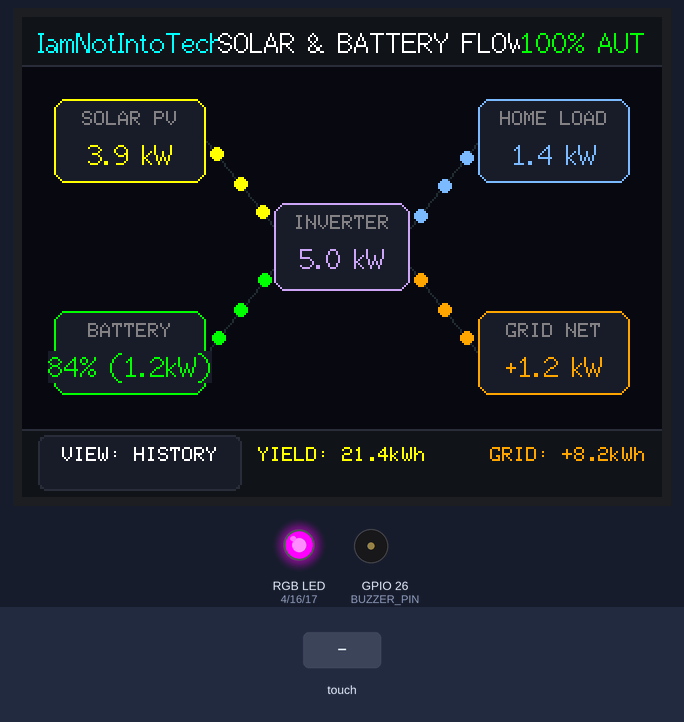
Bench run of a sketch on a simulated ESP32. Parts: 320×240 colour display, an RGB LED mixed from three pins (HIGH = lit), buzzer (waves = sounding). Inputs (shaded band) come from the test bench. Random numbers use the default seed unless the sketch sets one; pins used as bus, display or sensor lines are not drawn; what the sketch prints to the serial monitor is not drawn.

Above: at 1.5 s.
1.6 s: touch panel pressed at 13 % / 90 % of its raw x / y range
At 2.5 s:
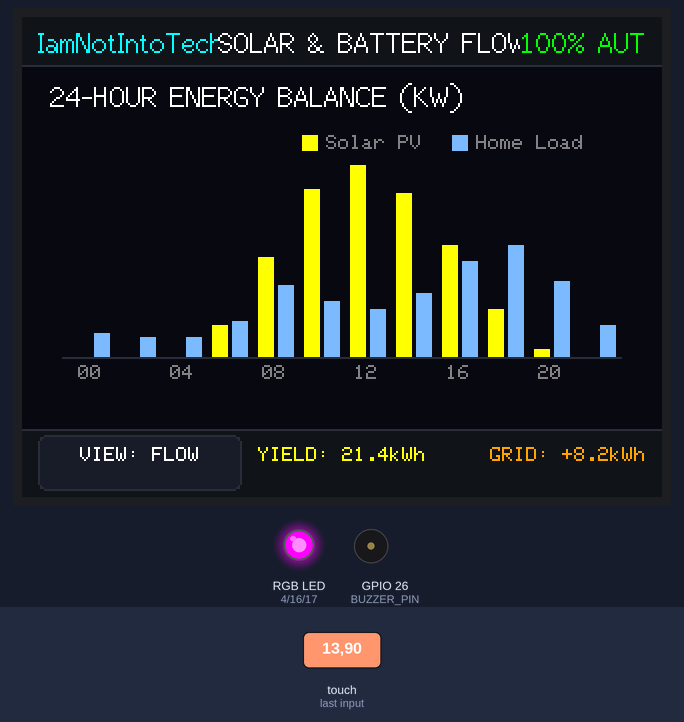
3.2 s: touch panel pressed at 38 % / 90 % of its raw x / y range
At 3.47 s:
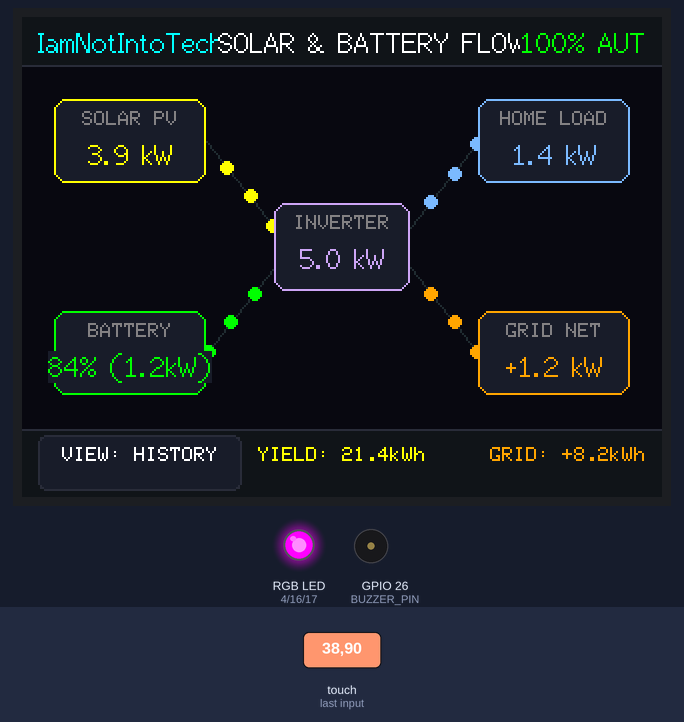
Timing chart, 0 to 6.2 s (numbered marks = the images above; inputs shaded):
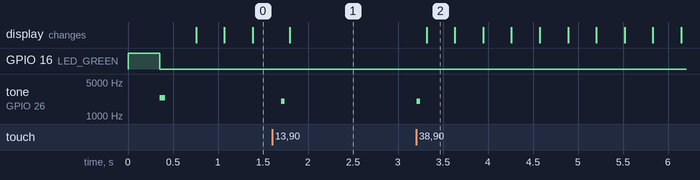

Measured:
- after the input at 1.6 s, tone on GPIO 26 (BUZZER_PIN): silent → 2000 Hz after 0.10 s, → silent 0.04 s later
- after the input at 3.2 s, tone on GPIO 26 (BUZZER_PIN): silent → 2000 Hz at once, → silent 0.04 s later; the display: changes after 0.12 s (image 2)

The sketch:

35-solar-energy-flow.ino
```cpp
/**
 * ☀️ Project 35: Solar & Battery Flow Dashboard
 *
 * Hardware: Elecrow CrowPanel 2.8" (ESP32-2432S028R)
 * Channel Branding: IamNotIntoTech (https://youtube.com/@IamNotIntoTech)
 * Author: Tushar Aggarwal (tushar2704)
 *
 * Features:
 * - Real-time animated energy flow topology (Solar PV -> Inverter -> Battery / Home Load / Grid).
 * - Continuous moving energy packet physics showing directional power routing.
 * - Dual view modes: Animated Topology Network and 24-Hour Energy Balance bar chart.
 * - Daily cumulative analytics: Solar Yield, Battery SoC %, Home Draw, and Grid Net.
 * - Active-low RGB status LED displaying grid self-sufficiency level in real-time.
 * - Calibrated non-inverted resistive touch controls with acoustic feedback clicks.
 */

#include <Arduino.h>
#include <SPI.h>
#include <TFT_eSPI.h>
#include <XPT2046_Touchscreen.h>

// Hardware Pin Definitions for Elecrow 2.8" CYD
#define TFT_BL_PIN    21
#define TOUCH_MOSI    32
#define TOUCH_MISO    39
#define TOUCH_CLK     25
#define TOUCH_CS      33
#define TOUCH_IRQ     36

#define LED_RED       4
#define LED_GREEN     16
#define LED_BLUE      17
#define BUZZER_PIN    26

SPIClass touchSPI = SPIClass(VSPI);
XPT2046_Touchscreen ts(TOUCH_CS);
TFT_eSPI tft = TFT_eSPI();

// UI Palette (16-bit 565)
#define COLOR_BG        0x0842 // Charcoal
#define COLOR_PANEL     0x10A3
#define COLOR_CARD      0x18E5
#define COLOR_CARD_BRD  0x2967
#define COLOR_TEXT      0xFFFF
#define COLOR_MUTED     0x8410
#define COLOR_SOLAR     0xFFE0 // Bright Yellow / Sun
#define COLOR_BATTERY   0x07E0 // Bright Green
#define COLOR_HOME      0x7DDF // Sky Blue
#define COLOR_GRID      0xFD20 // Orange
#define COLOR_INVERTER  0xCD3E // Mauve / Violet
#define COLOR_CYAN      0x07FF

// Real-Time Energy State (Simulated / MQTT Bridge ready)
int solarPowerW = 3850;
int homeLoadW = 1450;
int batteryPowerW = -1200; // Negative = Charging, Positive = Discharging
int batterySoC = 84;       // State of charge %
int gridPowerW = 1200;     // Positive = Exporting, Negative = Importing

float dailySolarKWh = 21.4;
float dailyExportKWh = 8.2;
float dailyHomeKWh = 12.6;

// 12-Interval 24H History (Every 2 hours)
float solarHist[12] = { 0.0, 0.0, 0.0, 0.8, 2.5, 4.2, 4.8, 4.1, 2.8, 1.2, 0.2, 0.0 };
float homeHist[12]  = { 0.6, 0.5, 0.5, 0.9, 1.8, 1.4, 1.2, 1.6, 2.4, 2.8, 1.9, 0.8 };

int currentView = 0; // 0 = Flow Diagram, 1 = 24H History
int animStep = 0;
unsigned long lastAnimTick = 0;
unsigned long lastSimTick = 0;
unsigned long lastTouchTime = 0;

void playBeep(int freq = 2000, int ms = 30) {
  tone(BUZZER_PIN, freq, ms);
}

void setRGB(bool r, bool g, bool b) {
  digitalWrite(LED_RED, r ? LOW : HIGH);
  digitalWrite(LED_GREEN, g ? LOW : HIGH);
  digitalWrite(LED_BLUE, b ? LOW : HIGH);
}

void updateSelfSufficiencyLED() {
  if (gridPowerW >= 0) {
    setRGB(false, true, false); // Green: 100% self-sufficient / exporting
  } else if (batteryPowerW > 0) {
    setRGB(true, true, false);  // Yellow/Amber: Supported by battery
  } else {
    setRGB(true, false, false); // Red: Dependent on grid imports
  }
}

void drawHeader() {
  tft.fillRect(0, 0, 320, 24, COLOR_PANEL);
  tft.drawFastHLine(0, 24, 320, COLOR_CARD_BRD);

  tft.setTextColor(COLOR_CYAN, COLOR_PANEL);
  tft.drawString("IamNotIntoTech", 8, 5, 2);

  tft.setTextColor(COLOR_TEXT, COLOR_PANEL);
  tft.drawCentreString("SOLAR & BATTERY FLOW", 175, 5, 2);

  // Self sufficiency percentage badge
  int sufficiency = constrain((int)(((float)(solarPowerW + max(0, batteryPowerW)) / homeLoadW) * 100.0), 0, 100);
  char sufBuf[16];
  snprintf(sufBuf, sizeof(sufBuf), "%d%% AUT", sufficiency);
  tft.setTextColor(COLOR_BATTERY, COLOR_PANEL);
  tft.drawRightString(sufBuf, 312, 5, 2);
}

void drawBottomBar() {
  tft.fillRect(0, 206, 320, 34, COLOR_PANEL);
  tft.drawFastHLine(0, 206, 320, COLOR_CARD_BRD);

  // Toggle View Button
  tft.fillRoundRect(8, 209, 102, 28, 4, COLOR_CARD);
  tft.drawRoundRect(8, 209, 102, 28, 4, COLOR_CARD_BRD);
  tft.setTextColor(COLOR_TEXT, COLOR_CARD);
  tft.drawCentreString(currentView == 0 ? "VIEW: HISTORY" : "VIEW: FLOW", 59, 215, 1);

  // Daily Solar stat
  char solBuf[24];
  snprintf(solBuf, sizeof(solBuf), "YIELD: %.1fkWh", dailySolarKWh);
  tft.setTextColor(COLOR_SOLAR, COLOR_PANEL);
  tft.drawString(solBuf, 118, 215, 1);

  // Net Grid stat
  char gridBuf[24];
  snprintf(gridBuf, sizeof(gridBuf), "GRID: +%.1fkWh", dailyExportKWh);
  tft.setTextColor(COLOR_GRID, COLOR_PANEL);
  tft.drawRightString(gridBuf, 312, 215, 1);
}

void drawFlowNode(int cx, int cy, int w, int h, const char* title, const char* valStr, uint16_t color) {
  int x = cx - w / 2;
  int y = cy - h / 2;
  tft.fillRoundRect(x, y, w, h, 6, COLOR_CARD);
  tft.drawRoundRect(x, y, w, h, 6, color);

  tft.setTextColor(COLOR_MUTED, COLOR_CARD);
  tft.setTextSize(1);
  tft.drawCentreString(title, cx, y + 6, 1);

  tft.setTextColor(color, COLOR_CARD);
  tft.drawCentreString(valStr, cx, y + 20, 2);
}

void drawFlowLine(int x1, int y1, int x2, int y2, uint16_t color, bool forward, int step) {
  tft.drawLine(x1, y1, x2, y2, tft.color565(35, 45, 55));

  for (int p = 0; p < 3; p++) {
    float progress = fmod(((step * 0.05f) + p * 0.33f), 1.0f);
    if (!forward) progress = 1.0f - progress;

    int px = x1 + (int)((x2 - x1) * progress);
    int py = y1 + (int)((y2 - y1) * progress);
    tft.fillCircle(px, py, 3, color);
  }
}

void drawFlowDiagram() {
  tft.fillRect(0, 25, 320, 180, COLOR_BG);

  int invX = 160;
  int invY = 115;

  int solX = 54,  solY = 62;
  int batX = 54,  batY = 168;
  int homeX = 266, homeY = 62;
  int gridX = 266, gridY = 168;

  // Flow Lines
  drawFlowLine(solX + 38, solY, invX - 34, invY - 10, COLOR_SOLAR, true, animStep);

  bool batCharging = (batteryPowerW <= 0);
  drawFlowLine(invX - 34, invY + 10, batX + 38, batY, COLOR_BATTERY, batCharging, animStep);

  drawFlowLine(invX + 34, invY - 10, homeX - 38, homeY, COLOR_HOME, true, animStep);

  bool exporting = (gridPowerW >= 0);
  drawFlowLine(invX + 34, invY + 10, gridX - 38, gridY, COLOR_GRID, exporting, animStep);

  // Central Inverter Node
  char invBuf[16];
  snprintf(invBuf, sizeof(invBuf), "%.1f kW", (solarPowerW + abs(batteryPowerW)) / 1000.0);
  drawFlowNode(invX, invY, 68, 44, "INVERTER", invBuf, COLOR_INVERTER);

  // Solar Node
  char solBuf[16];
  snprintf(solBuf, sizeof(solBuf), "%.1f kW", solarPowerW / 1000.0);
  drawFlowNode(solX, solY, 76, 42, "SOLAR PV", solBuf, COLOR_SOLAR);

  // Battery Node
  char batBuf[24];
  snprintf(batBuf, sizeof(batBuf), "%d%% (%.1fkW)", batterySoC, abs(batteryPowerW) / 1000.0);
  drawFlowNode(batX, batY, 76, 42, "BATTERY", batBuf, COLOR_BATTERY);

  // Home Load Node
  char homeBuf[16];
  snprintf(homeBuf, sizeof(homeBuf), "%.1f kW", homeLoadW / 1000.0);
  drawFlowNode(homeX, homeY, 76, 42, "HOME LOAD", homeBuf, COLOR_HOME);

  // Grid Node
  char gridBuf[16];
  snprintf(gridBuf, sizeof(gridBuf), "%s%.1f kW", (gridPowerW >= 0 ? "+" : "-"), abs(gridPowerW) / 1000.0);
  drawFlowNode(gridX, gridY, 76, 42, "GRID NET", gridBuf, COLOR_GRID);
}

void drawHistoryChart() {
  tft.fillRect(0, 25, 320, 180, COLOR_BG);

  tft.setTextColor(COLOR_TEXT, COLOR_BG);
  tft.drawString("24-HOUR ENERGY BALANCE (KW)", 14, 32, 2);

  int gx = 20;
  int gy = 55;
  int gw = 280;
  int gh = 115;

  tft.drawFastHLine(gx, gy + gh, gw, COLOR_CARD_BRD);

  int groupW = gw / 12;
  int barW = 8;

  for (int i = 0; i < 12; i++) {
    int bx = gx + 6 + i * groupW;

    int sH = map((int)(solarHist[i] * 10), 0, 50, 0, gh - 15);
    tft.fillRect(bx, gy + gh - sH, barW, sH, COLOR_SOLAR);

    int hH = map((int)(homeHist[i] * 10), 0, 50, 0, gh - 15);
    tft.fillRect(bx + barW + 2, gy + gh - hH, barW, hH, COLOR_HOME);

    if (i % 2 == 0) {
      char timeBuf[8];
      snprintf(timeBuf, sizeof(timeBuf), "%02d", i * 2);
      tft.setTextColor(COLOR_MUTED, COLOR_BG);
      tft.drawCentreString(timeBuf, bx + barW, gy + gh + 4, 1);
    }
  }

  // Legend
  tft.fillRect(gx + 120, gy + 4, 8, 8, COLOR_SOLAR);
  tft.setTextColor(COLOR_MUTED, COLOR_BG);
  tft.drawString("Solar PV", gx + 132, gy + 4, 1);

  tft.fillRect(gx + 195, gy + 4, 8, 8, COLOR_HOME);
  tft.drawString("Home Load", gx + 207, gy + 4, 1);
}

void renderCurrentView() {
  if (currentView == 0) {
    drawFlowDiagram();
  } else {
    drawHistoryChart();
  }
  drawBottomBar();
}

void setup() {
  Serial.begin(115200);

  pinMode(LED_RED, OUTPUT);
  pinMode(LED_GREEN, OUTPUT);
  pinMode(LED_BLUE, OUTPUT);
  setRGB(false, false, false);

  pinMode(BUZZER_PIN, OUTPUT);
  digitalWrite(BUZZER_PIN, LOW);

  pinMode(TFT_BL_PIN, OUTPUT);
  digitalWrite(TFT_BL_PIN, HIGH);

  tft.init();
  tft.setRotation(1);
  tft.fillScreen(COLOR_BG);

  // Initialize Touch (VSPI)
  touchSPI.begin(TOUCH_CLK, TOUCH_MISO, TOUCH_MOSI, TOUCH_CS);
  ts.begin(touchSPI);
  ts.setRotation(1);

  drawHeader();
  renderCurrentView();
  updateSelfSufficiencyLED();

  playBeep(2400, 60);
  Serial.println(F("[SYSTEM] Solar & Battery Flow Dashboard Ready."));
}

void loop() {
  // Animation frame for flowing particles (every 60ms)
  if (currentView == 0 && millis() - lastAnimTick > 60) {
    lastAnimTick = millis();
    animStep = (animStep + 1) % 20;
    drawFlowDiagram();
  }

  // Real-time simulated physics update (every 4 seconds)
  if (millis() - lastSimTick > 4000) {
    lastSimTick = millis();
    solarPowerW = constrain(solarPowerW + random(-150, 160), 2800, 4800);
    homeLoadW = constrain(homeLoadW + random(-80, 90), 900, 2400);

    int netPower = solarPowerW - homeLoadW;
    if (netPower > 0) {
      batteryPowerW = -min(netPower, 1800);
      gridPowerW = netPower + batteryPowerW;
    } else {
      batteryPowerW = min(abs(netPower), 2000);
      gridPowerW = netPower + batteryPowerW;
    }

    updateSelfSufficiencyLED();
    if (currentView == 1) {
      drawBottomBar();
    }
  }

  // Touch Handling
  if (ts.touched()) {
    TS_Point p = ts.getPoint();
    if (p.z > 50 || ts.touched()) {
      if (millis() - lastTouchTime > 180) {
        lastTouchTime = millis();
        int screenX = map(p.x, 240, 3800, 0, 320);
        int screenY = map(p.y, 240, 3800, 0, 240);
        screenX = constrain(screenX, 0, 319);
        screenY = constrain(screenY, 0, 239);

        // Toggle button: screenY >= 206 && screenX <= 115
        if (screenY >= 206 && screenX <= 115) {
          currentView = (currentView == 0) ? 1 : 0;
          playBeep(2000, 40);
          renderCurrentView();
        }
      }
    }
  }

  delay(15);
}
```
